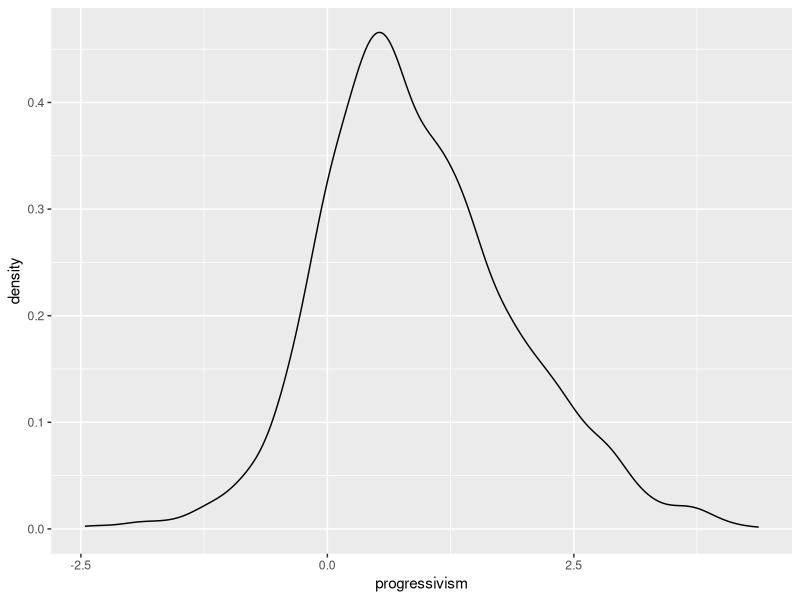
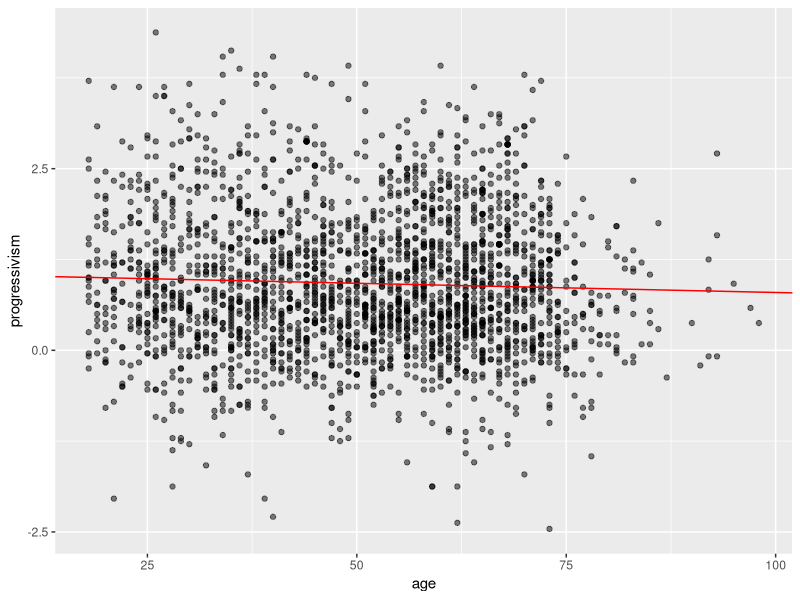

Generate these figures, in order, with R:
library(tidyverse)
library(rsample)
library(here)

d <- read_tsv(here("data","satisfaction_survey.txt"))
cu <- read_tsv(here("data","bank_survey_data.txt"))


ggplot(cu,aes(x=progressivism)) + 
  geom_density()

cu.lm <- lm(progressivism ~ age, data=cu)
summary(cu.lm)

test.ages <- tibble(age = c(0,20,40,60,80,100))

test.ages <- test.ages %>% 
  mutate(est_prog = predict(cu.lm,newdata=test.ages))

ggplot(cu,
       aes(x=age,y=progressivism)) + 
  geom_point(alpha=0.5) + 
  geom_abline(intercept=coef(cu.lm)[1],
              slope=coef(cu.lm)[2],color="red")
